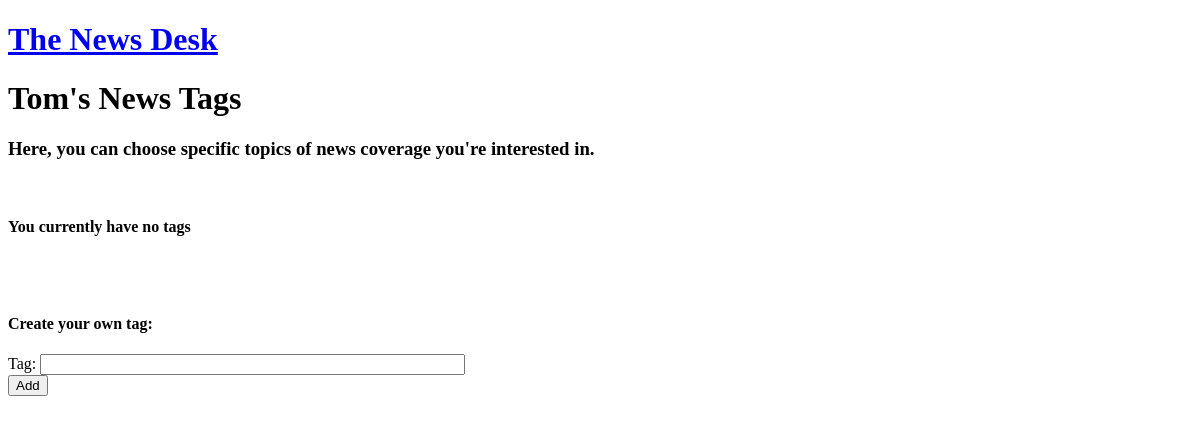
Before: /news/user_home/tags (signed in) with the older database file.
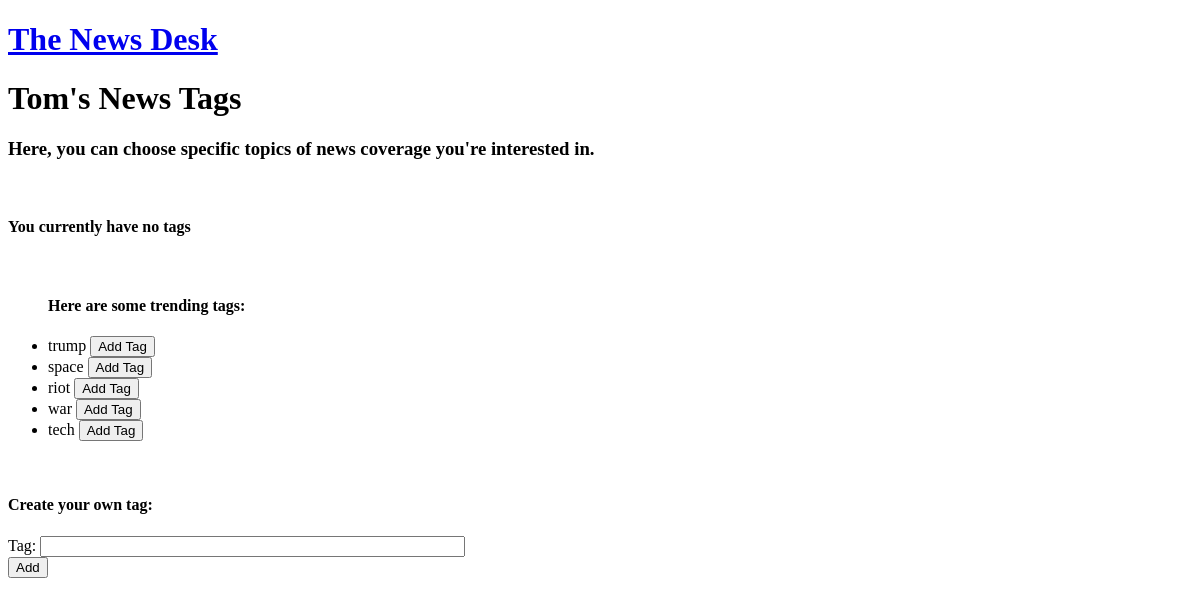
After: the same page with the newer database file.
### news_scraper/models.py (models this page shows)
class Tag(models.Model):
    name = models.CharField(max_length=20)
    adds = models.IntegerField(default=0)
    def __str__(self):
        return self.name

### news_scraper/views.py (the view)
# urls.py: path('user_home/tags', views.user_tags, name='user_tags'),
@login_required
def user_tags(request):
    if request.user.is_authenticated and request.user.is_active:
        profile = request.user.userprofile
        if request.method == 'POST':
            tag_name = request.POST.get('tag')
            try:
                add_tag = Tag.objects.get(name=tag_name)
                add_tag.adds += 1
            except:
                add_tag = Tag(name=tag_name, adds=1)
            add_tag.save()
            profile.tags_list.add(add_tag)
            profile.save()
            return HttpResponseRedirect(reverse('news_scraper:user_tags'))
        else:
            user_tags = profile.tags_list.all()
            print(user_tags)
            all_tags = Tag.objects.all()
            print(all_tags)
            popular_tags = all_tags.difference(user_tags)
            print(popular_tags)
            """for tag in popular_tags:
                if tag in user_tags or tag.adds <= 0:
                    popular_tags.remove(tag)"""
            popular_tags = popular_tags[:5]
            context = {
                'user': request.user,
                'user_tags': user_tags,
                'popular_tags': popular_tags
            }
            return render(request, 'news_scraper/user_tags.html', context)

### news_scraper/templates/news_scraper/user_tags.html (shortened to what this page needs)
{% extends 'news_scraper/base.html' %}
{% block body %}
<h1>{{user.username.capitalize}}'s News Tags</h1>
<h3>Here, you can choose specific topics of news coverage you're interested in.</h3>
<br>
<div class="tags_list">
    {% if user_tags %}
    <ul>
        <h4>Your current tags:</h4>
        {% for tag in user_tags %}
        <li class="tag_item">
            {{ tag.name }}
            <button>Delete Tag</button>
        </li>
        {% endfor %}
    </ul>
    {% else %}
    <h4>You currently have no tags</h4>
    {% endif %}
    <br>
    {% if popular_tags %}
    <ul>
        <h4>Here are some trending tags:</h4>
        {% for tag in popular_tags %}
        <li class="tag_item">
            {{ tag.name }}
            <button>Add Tag</button>
        </li>
        {% endfor %}
    </ul>
    {% endif %}
    <br>
    <h4>Create your own tag:</h4>
    <form id="add_tag_form" action="{% url 'news_scraper:user_tags' %}" method="post">
        Tag: <input type="text" name="tag" value="" size="50">
        <br />
        <input type="submit" name="" id="" value="Add">
    </form>
</div>
{% endblock body %}

### news_scraper/templates/news_scraper/base.html (shortened to what this page needs)
<!DOCTYPE html>
<html lang="en">
<head>
</head>
<body>
    <div class="page-header">
        <h1><a href="/news/">The News Desk</a></h1>
    </div>
    <div class="content container">
        <div class="row">
            <div class="col-md-8">
            {% block body %}
            {% endblock %}
            </div>
        </div>
    </div>
</body>
</html>

Changed rows visible on the page:
added Tag: name "trump"
added Tag: name "space"
added Tag: name "riot"
added Tag: name "war"
added Tag: name "tech"
Other visible differences:
text now shown: "Here are some trending tags:"
